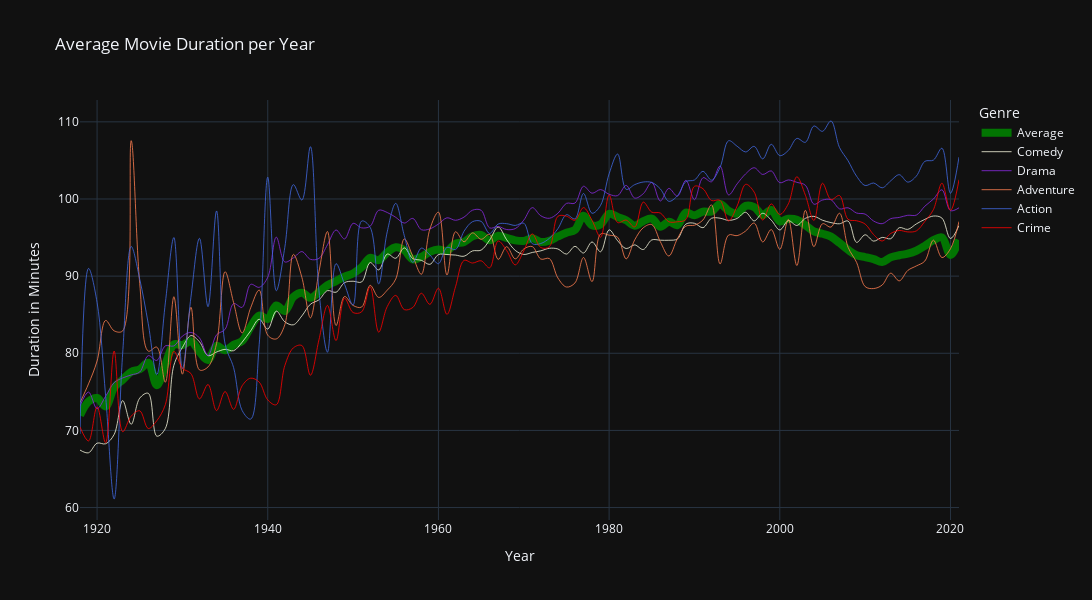

The cell this chart's notebook holds for it:
### Code cell
# We add another plot showing the average duration of the movies per genre

fig = go.Figure()

fig.add_trace(go.Scatter(
  x=runtime_final['startYear'],
  y=runtime_final['Average'],
  line_shape='spline',
  line_color='green',
  line_width=8,
  opacity=0.9,
  name='Average'
))

fig.add_trace(go.Scatter(
  x=runtime_final['startYear'],
  y=runtime_final['Comedy'],
  line_shape='spline',
  line_color='beige',
  line_width=1,
  opacity=0.8,
  name='Comedy'
))

fig.add_trace(go.Scatter(
  x=runtime_final['startYear'],
  y=runtime_final['Drama'],
  line_shape='spline',
  line_color='blueviolet',
  line_width=1,
  opacity=0.8,
  name='Drama'
))

fig.add_trace(go.Scatter(
  x=runtime_final['startYear'],
  y=runtime_final['Adventure'],
  line_shape='spline',
  line_color='coral',
  line_width=1,
  opacity=0.8,
  name='Adventure'
))

fig.add_trace(go.Scatter(
  x=runtime_final['startYear'],
  y=runtime_final['Action'],
  line_shape='spline',
  line_color='royalblue',
  line_width=1,
  opacity=0.8,
  name='Action'
))

fig.add_trace(go.Scatter(
  x=runtime_final['startYear'],
  y=runtime_final['Crime'],
  line_shape='spline',
  line_color='red',
  line_width=1,
  opacity=0.8,
  name='Crime'
))

fig.update_layout(
        width=1300,
        height=600,
        template='plotly_dark',
        title='Average Movie Duration per Year',
        legend_title='Genre',
        xaxis_title='Year',
        yaxis_title='Duration in Minutes'
    )

fig.show()
